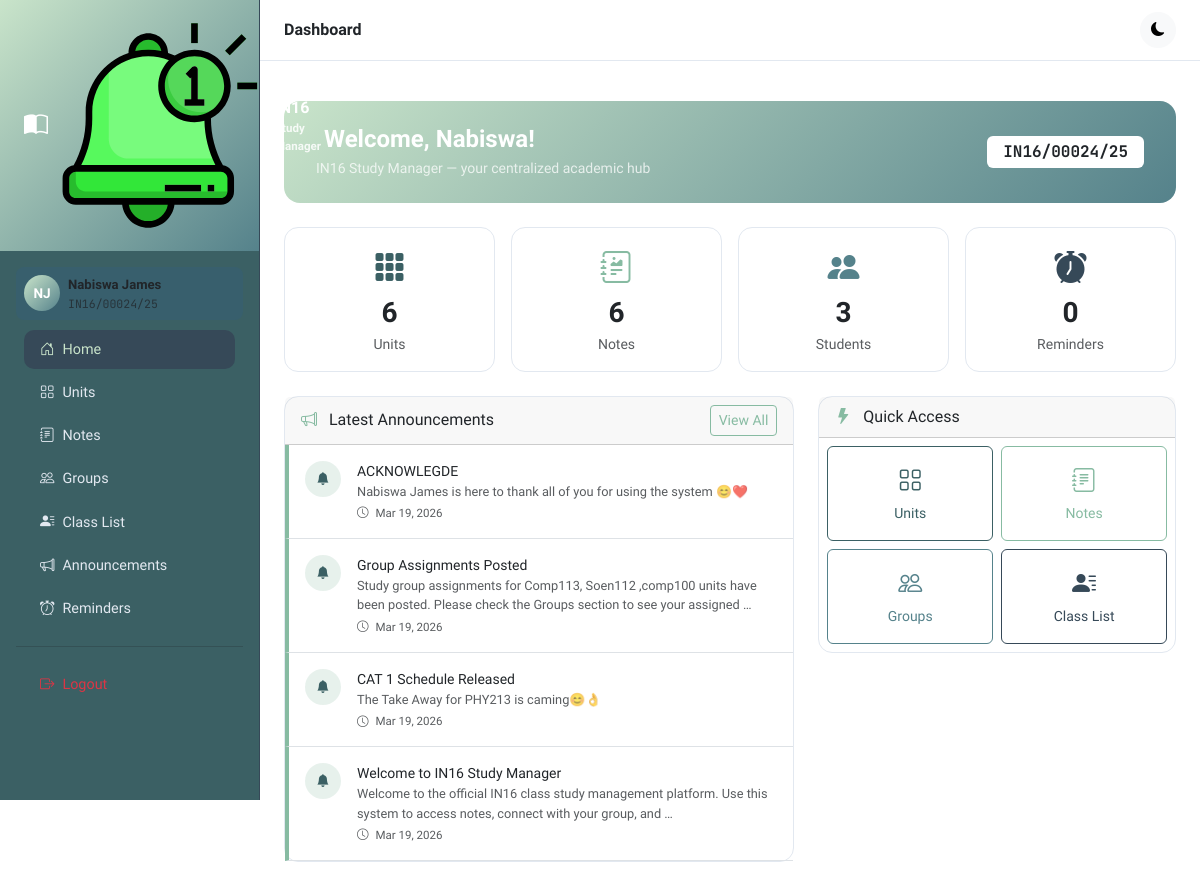
The page / (signed in) on the database its author committed.
### notes_app/models.py (models this page shows, shortened)
class Student(models.Model):
    GENDER_CHOICES = [('M', 'Male'), ('F', 'Female'), ('O', 'Other')]
    user = models.OneToOneField(User, on_delete=models.CASCADE)
    reg_number = models.CharField(max_length=50, unique=True)
    gender = models.CharField(max_length=1, choices=GENDER_CHOICES)
    class Meta:
        ordering = ['reg_number']

class Announcement(models.Model):
    title = models.CharField(max_length=200)
    content = models.TextField()
    created_at = models.DateTimeField(auto_now_add=True)
    class Meta:
        ordering = ['-created_at']

### notes_app/views.py (the view)
# urls.py: path('', views.home_view, name='home'),
@login_required
def home_view(request):
    announcements = Announcement.objects.all()[:5]
    units = Unit.objects.all()
    notes_count = Note.objects.count()
    students_count = Student.objects.count()
    upcoming_reminders = []
    try:
        student = request.user.student
        upcoming_reminders = Reminder.objects.filter(
            student=student,
            reminder_time__gte=timezone.now(),
            is_done=False
        )[:3]
    except Student.DoesNotExist:
        pass
    context = {
        'announcements': announcements,
        'units': units,
        'notes_count': notes_count,
        'students_count': students_count,
        'upcoming_reminders': upcoming_reminders,
    }
    return render(request, 'notes_app/home.html', context)

### notes_app/templates/notes_app/home.html (shortened to what this page needs)
{% extends 'notes_app/base.html' %}
{% block page_title %}Dashboard{% endblock %}
{% block content %}
<div class="page-header">
  <div class="d-flex align-items-center justify-content-between flex-wrap gap-2">
    <div>
      <h4 class="mb-1 fw-bold">
        Welcome, {{ user.first_name|default:user.username }}!
      </h4>
      <p class="mb-0 opacity-75 small">IN16 Study Manager — your centralized academic hub</p>
    </div>
    {% if user.student %}
    <div class="badge bg-white text-dark fs-6 mono px-3 py-2">
      {{ user.student.reg_number }}
    </div>
    {% endif %}
  </div>
</div>
<div class="row g-3 mb-4">
  <div class="col-6 col-md-3">
    <div class="card card-hover h-100">
      <div class="card-body text-center py-3">
        <div style="font-size:2rem;color:var(--in16-dark);">
          <i class="bi bi-grid-3x3-gap-fill"></i>
        </div>
        <div class="fs-3 fw-bold">{{ units.count }}</div>
        <div class="text-muted small">Units</div>
      </div>
    </div>
  </div>
  <div class="col-6 col-md-3">
    <div class="card card-hover h-100">
      <div class="card-body text-center py-3">
        <div style="font-size:2rem;color:var(--in16-accent);">
          <i class="bi bi-journal-richtext"></i>
        </div>
        <div class="fs-3 fw-bold">{{ notes_count }}</div>
        <div class="text-muted small">Notes</div>
      </div>
    </div>
  </div>
  <div class="col-6 col-md-3">
    <div class="card card-hover h-100">
      <div class="card-body text-center py-3">
        <div style="font-size:2rem;color:var(--in16-success);">
          <i class="bi bi-people-fill"></i>
        </div>
        <div class="fs-3 fw-bold">{{ students_count }}</div>
        <div class="text-muted small">Students</div>
      </div>
    </div>
  </div>
  <div class="col-6 col-md-3">
    <div class="card card-hover h-100">
      <div class="card-body text-center py-3">
        <div style="font-size:2rem;color:var(--in16-deep);">
          <i class="bi bi-alarm-fill"></i>
        </div>
        <div class="fs-3 fw-bold">{{ upcoming_reminders.count }}</div>
        <div class="text-muted small">Reminders</div>
      </div>
    </div>
  </div>
</div>
<div class="row g-4">
  <div class="col-12 col-md-7">
    <div class="card h-100">
      <div class="card-header d-flex align-items-center justify-content-between">
        <span class="fw-600">
          <i class="bi bi-megaphone me-2" style="color:var(--in16-accent);"></i>
          Latest Announcements
        </span>
        <a href="{% url 'announcements' %}"
           class="btn btn-sm"
           style="border:1px solid var(--in16-accent); color:var(--in16-accent);">
          View All
        </a>
      </div>
      <div class="card-body p-0">
        {% if announcements %}
          {% for ann in announcements %}
          <div class="p-3 border-bottom announcement-card">
            <div class="d-flex align-items-start gap-3">
              <div class="rounded-circle d-flex align-items-center justify-content-center flex-shrink-0"
                   style="width:36px;height:36px;background:rgba(135,187,162,.2);">
                <i class="bi bi-bell-fill" style="font-size:.8rem;color:var(--in16-dark);"></i>
              </div>
              <div class="flex-grow-1 min-width-0">
                <div class="fw-600 small">{{ ann.title }}</div>
                <div class="text-muted" style="font-size:.8rem;">
                  {{ ann.content|truncatewords:20 }}
                </div>
                <div class="text-muted mt-1" style="font-size:.72rem;">
                  <i class="bi bi-clock me-1"></i>
                  {{ ann.created_at|date:"M d, Y" }}
                </div>
              </div>
            </div>
          </div>
          {% endfor %}
        {% else %}
          <div class="p-4 text-center text-muted">
            <i class="bi bi-megaphone fs-2 opacity-25 d-block mb-2"></i>
            No announcements yet.
          </div>
        {% endif %}
      </div>
    </div>
  </div>
  <div class="col-12 col-md-5">
    <div class="card">
      <div class="card-header fw-600">
        <i class="bi bi-lightning-fill me-2" style="color:var(--in16-accent);"></i>
        Quick Access
      </div>
      <div class="card-body p-2">
        <div class="row g-2">
          <div class="col-6">
            <a href="{% url 'units' %}"
               class="btn w-100 py-3 d-flex flex-column align-items-center gap-1"
               style="border:1px solid var(--in16-dark); color:var(--in16-dark);">
              <i class="bi bi-grid fs-4"></i>
              <span class="small">Units</span>
            </a>
          </div>
          <div class="col-6">
            <a href="{% url 'notes' %}"
               class="btn w-100 py-3 d-flex flex-column align-items-center gap-1"
               style="border:1px solid var(--in16-accent); color:var(--in16-accent);">
              <i class="bi bi-journal-text fs-4"></i>
              <span class="small">Notes</span>
            </a>
          </div>
          <div class="col-6">
            <a href="{% url 'groups' %}"
               class="btn w-100 py-3 d-flex flex-column align-items-center gap-1"
               style="border:1px solid var(--in16-success); color:var(--in16-success);">
              <i class="bi bi-people fs-4"></i>
              <span class="small">Groups</span>
            </a>
          </div>
          <div class="col-6">
            <a href="{% url 'students' %}"
               class="btn w-100 py-3 d-flex flex-column align-items-center gap-1"
               style="border:1px solid var(--in16-deep); color:var(--in16-deep);">
              <i class="bi bi-person-lines-fill fs-4"></i>
              <span class="small">Class List</span>
            </a>
          </div>
        </div>
      </div>
    </div>
  </div>
</div>
{% endblock %}

### notes_app/templates/notes_app/base.html (shortened to what this page needs)
{% load static %}
<!DOCTYPE html>
<html lang="en" data-bs-theme="light" id="htmlRoot">
<head>
  <link href="https://cdn.jsdelivr.net/npm/bootstrap@5.3.3/dist/css/bootstrap.min.css" rel="stylesheet"/>
  <link href="https://cdn.jsdelivr.net/npm/bootstrap-icons@1.11.3/font/bootstrap-icons.min.css" rel="stylesheet"/>
</head>
<body>
{% if user.is_authenticated %}
<nav id="sidebar">
  <div class="sidebar-brand d-flex align-items-center gap-2">
    <i class="bi bi-book-half fs-4"></i>
    <img src="/notes_app/static/image/bell.svg" alt="">
    <div>
      <div class="fw-700" style="font-size:1rem;font-weight:700;">IN16</div>
      <div style="font-size:0.72rem;opacity:0.85;">Study Manager</div>
    </div>
  </div>
  <div class="p-3">
    {% if user.student %}
    <div class="d-flex align-items-center gap-2 p-2 mb-2 rounded-3" style="background:rgba(26,86,219,.07)">
      <div class="rounded-circle d-flex align-items-center justify-content-center text-white fw-bold"
           style="width:36px;height:36px;background:var(--in16-gradient);font-size:.85rem;">
        {{ user.first_name|first }}{{ user.last_name|first }}
      </div>
      <div>
        <div style="font-size:.82rem;font-weight:600;">{{ user.get_full_name }}</div>
        <div class="text-muted mono" style="font-size:.72rem;">{{ user.student.reg_number }}</div>
      </div>
    </div>
    {% endif %}
    <ul class="nav flex-column mt-1">
      <li class="nav-item">
        <a class="nav-link {% if request.resolver_match.url_name == 'home' %}active{% endif %}" href="{% url 'home' %}">
          <i class="bi bi-house-door me-2"></i>Home
        </a>
      </li>
      <li class="nav-item">
        <a class="nav-link {% if request.resolver_match.url_name == 'units' %}active{% endif %}" href="{% url 'units' %}">
          <i class="bi bi-grid me-2"></i>Units
        </a>
      </li>
      <li class="nav-item">
        <a class="nav-link {% if 'notes' in request.resolver_match.url_name %}active{% endif %}" href="{% url 'notes' %}">
          <i class="bi bi-journal-text me-2"></i>Notes
        </a>
      </li>
      <li class="nav-item">
        <a class="nav-link {% if 'groups' in request.resolver_match.url_name %}active{% endif %}" href="{% url 'groups' %}">
          <i class="bi bi-people me-2"></i>Groups
        </a>
      </li>
      <li class="nav-item">
        <a class="nav-link {% if request.resolver_match.url_name == 'students' %}active{% endif %}" href="{% url 'students' %}">
          <i class="bi bi-person-lines-fill me-2"></i>Class List
        </a>
      </li>
      <li class="nav-item">
        <a class="nav-link {% if request.resolver_match.url_name == 'announcements' %}active{% endif %}" href="{% url 'announcements' %}">
          <i class="bi bi-megaphone me-2"></i>Announcements
        </a>
      </li>
      <li class="nav-item">
        <a class="nav-link {% if request.resolver_match.url_name == 'reminders' %}active{% endif %}" href="{% url 'reminders' %}">
          <i class="bi bi-alarm me-2"></i>Reminders
        </a>
      </li>
    </ul>
    <hr class="my-3"/>
    <ul class="nav flex-column">
      <li class="nav-item">
        <a class="nav-link text-danger" href="{% url 'logout' %}">
          <i class="bi bi-box-arrow-right me-2"></i>Logout
        </a>
      </li>
    </ul>
  </div>
</nav>
<div id="main-content">
  <div class="topbar d-flex align-items-center justify-content-between">
    <div class="fw-600 d-none d-md-block" style="font-weight:600;">
      {% block page_title %}IN16 Study Manager{% endblock %}
    </div>
    <div class="ms-auto d-flex align-items-center gap-2">
      <button class="btn btn-light btn-sm rounded-circle" id="darkToggle" title="Toggle dark mode" style="width:36px;height:36px;">
        <i class="bi bi-moon-fill" id="darkIcon"></i>
      </button>
    </div>
  </div>
  <div class="px-4 pt-3">
  </div>
  <div class="p-4">
    {% block content %}{% endblock %}
  </div>
</div>
{% endif %}
</body>
</html>

### notes_app/templates/notes_app/base.html (style rules this page uses)
:root { --in16-primary: #C9E4CA; --in16-accent: #87BBA2; --in16-success: #55828B; --in16-dark: #3B6064; --in16-deep: #364958; --in16-gradient: linear-gradient(135deg, #C9E4CA 0%, #55828B 100%); }
* { font-family: 'Sora', sans-serif; }
code, .mono { font-family: 'JetBrains Mono', monospace; }
#sidebar { width: 260px; min-height: 100vh; background: var(--in16-dark); border-right: 1px solid var(--in16-deep); position: fixed; top: 0; left: 0; z-index: 1040; transition: transform 0.3s ease; }
#sidebar .sidebar-brand { background: var(--in16-gradient); padding: 1.25rem 1.5rem; color: #fff; font-weight: bold; }
#sidebar .nav-link { color: #e2e8f0; border-radius: 10px; margin: 2px 8px; padding: 0.55rem 1rem; font-size: 0.9rem; font-weight: 500; transition: all 0.2s; }
#sidebar .nav-link:hover, #sidebar .nav-link.active { background: var(--in16-deep); color: var(--in16-primary); }
#sidebar .nav-link i { width: 20px; }
#main-content { margin-left: 260px; min-height: 100vh; transition: margin 0.3s ease; }
.topbar { background: #fff; border-bottom: 1px solid #e2e8f0; padding: 0.75rem 1.5rem; position: sticky; top: 0; z-index: 1030; }
.card { border-radius: 14px; border: 1px solid #e2e8f0; }
.card-hover { transition: transform 0.2s, box-shadow 0.2s; }
.announcement-card { border-left: 4px solid var(--in16-accent); }
.page-header { background: var(--in16-gradient); color: white; border-radius: 16px; padding: 1.5rem 2rem; margin-bottom: 1.5rem; }

### rows shown on the page
Announcement: title "ACKNOWLEGDE", content "Nabiswa James is here to thank all of you for using the system 😊❤️", created_at "Mar 19, 2026"
Announcement: title "Group Assignments Posted", content "Study group assignments for Comp113, Soen112 ,comp100 units have been posted. Please check the Groups section to see your assigned …", created_at "Mar 19, 2026"
Announcement: title "CAT 1 Schedule Released", content "The Take Away for PHY213 is caming😊👌", created_at "Mar 19, 2026"
Announcement: title "Welcome to IN16 Study Manager", content "Welcome to the official IN16 class study management platform. Use this system to access notes, connect with your group, and …", created_at "Mar 19, 2026"

### other values the page prints
{{ user.first_name|first }} "N"
{{ user.last_name|first }} "J"
{{ user.get_full_name }} "Nabiswa James"
{{ user.student.reg_number }} "IN16/00024/25"
{{ user.first_name|default:user.username }} "Nabiswa"
{{ units.count }} "6"
{{ notes_count }} "6"
{{ students_count }} "3"
{{ upcoming_reminders.count }} "0"
